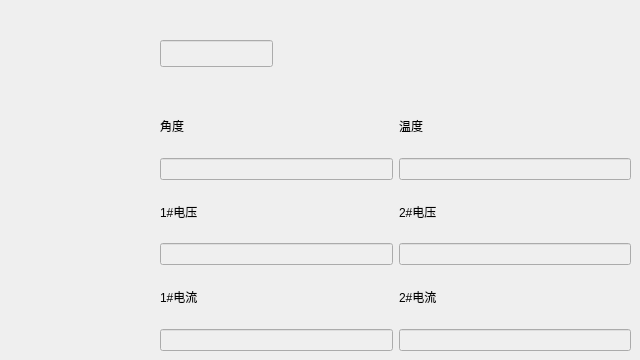
   <widget class="QWidget" name="tab_10">
    <attribute name="title">
     <string>实时参数</string>
    </attribute>
    <widget class="QWidget" name="layoutWidget">
     <property name="geometry">
      <rect>
       <x>160</x>
       <y>100</y>
       <width>471</width>
       <height>251</height>
      </rect>
     </property>
     <layout class="QGridLayout" name="gridLayout_64">
      <item row="0" column="0">
       <widget class="QLabel" name="label">
        <property name="text">
         <string>角度</string>
        </property>
       </widget>
      </item>
      <item row="0" column="1">
       <widget class="QLabel" name="label_2">
        <property name="text">
         <string>温度</string>
        </property>
       </widget>
      </item>
      <item row="1" column="0">
       <widget class="QLineEdit" name="lineEdit">
        <property name="enabled">
         <bool>false</bool>
        </property>
       </widget>
      </item>
      <item row="1" column="1">
       <widget class="QLineEdit" name="lineEdit_2">
        <property name="enabled">
         <bool>false</bool>
        </property>
       </widget>
      </item>
      <item row="2" column="0">
       <widget class="QLabel" name="label_3">
        <property name="text">
         <string>1#电压</string>
        </property>
       </widget>
      </item>
      <item row="2" column="1">
       <widget class="QLabel" name="label_5">
        <property name="text">
         <string>2#电压</string>
        </property>
       </widget>
      </item>
      <item row="3" column="0">
       <widget class="QLineEdit" name="lineEdit_3">
        <property name="enabled">
         <bool>false</bool>
        </property>
       </widget>
      </item>
      <item row="3" column="1">
       <widget class="QLineEdit" name="lineEdit_5">
        <property name="enabled">
         <bool>false</bool>
        </property>
        <property name="inputMask">
         <string/>
        </property>
       </widget>
      </item>
      <item row="4" column="0">
       <widget class="QLabel" name="label_4">
        <property name="text">
         <string>1#电流</string>
        </property>
       </widget>
      </item>
      <item row="4" column="1">
       <widget class="QLabel" name="label_6">
        <property name="text">
         <string>2#电流</string>
        </property>
       </widget>
      </item>
      <item row="5" column="0">
       <widget class="QLineEdit" name="lineEdit_4">
        <property name="enabled">
         <bool>false</bool>
        </property>
       </widget>
      </item>
      <item row="5" column="1">
       <widget class="QLineEdit" name="lineEdit_6">
        <property name="enabled">
         <bool>false</bool>
        </property>
       </widget>
      </item>
     </layout>
    </widget>
    <widget class="QLineEdit" name="lineEdit_7">
     <property name="enabled">
      <bool>false</bool>
     </property>
     <property name="geometry">
      <rect>
       <x>160</x>
       <y>40</y>
       <width>113</width>
       <height>27</height>
      </rect>
     </property>
     <property name="mouseTracking">
      <bool>true</bool>
     </property>
     <property name="frame">
      <bool>true</bool>
     </property>
    </widget>
   </widget>
